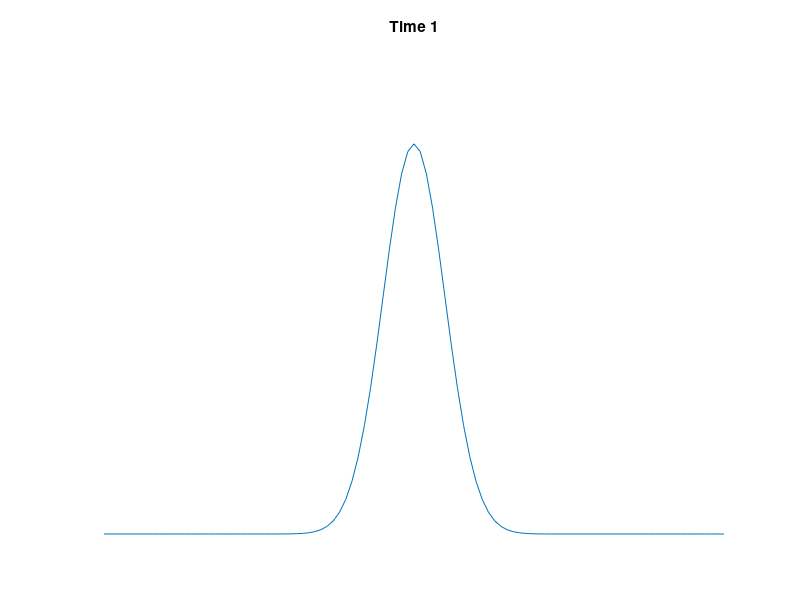
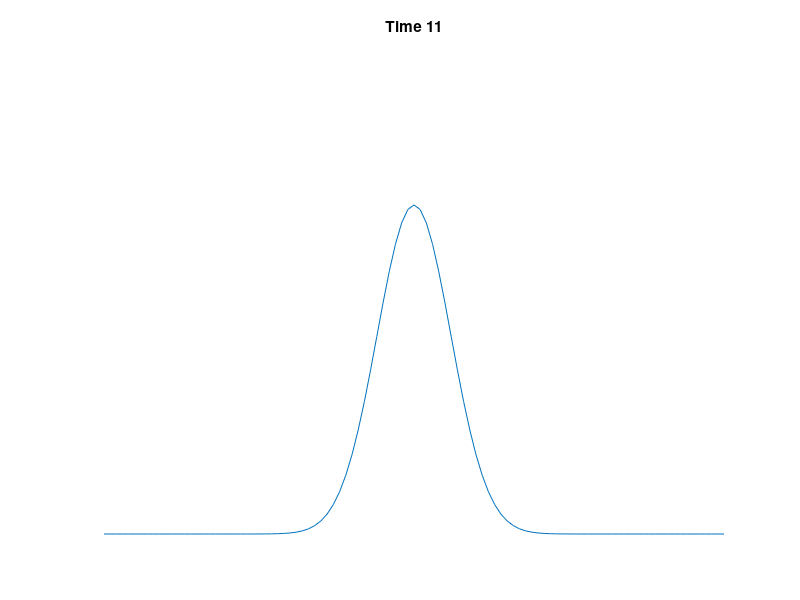
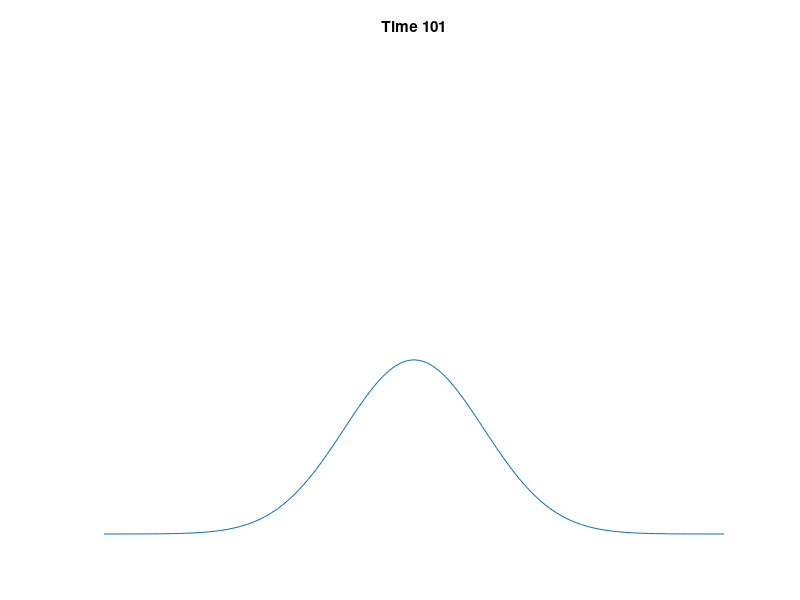
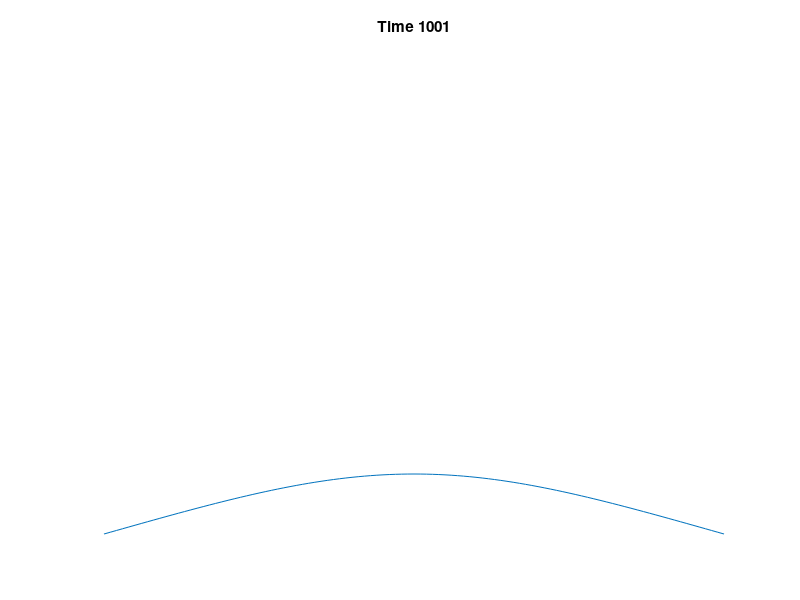

Reproduce these figures in MATLAB, in order.
numx = 101;   %number of grid points in x
numt = 2000;  %number of time steps to be iterated over 
dx = 1/(numx - 1);
dt = 0.00005;

x = 0:dx:1;   %vector of x values, to be used for plotting

C = zeros(numx,numt);   %initialize everything to zero

%specify initial conditions
t(1) = 0;      %t=0
C(1,1) = 0;    %C=0 at x=0
C(1,numx) = 0; %C=0 at x=1
mu = 0.5;
sigma = 0.05;
for i=2:numx-1
   C(i,1) = exp(-(x(i)-mu)^2/(2*sigma^2)) / sqrt(2*pi*sigma^2);
   %C(i,1) = C(i, 1) + exp(-(x(i)+mu/2)^2/(2*sigma^2)) / sqrt(2*pi*sigma^2);
end

%iterate difference equation - note that C(1,j) and C(numx,j) always remain 0
for j=1:numt
   t(j+1) = t(j) + dt;
   for i=2:numx-1
      C(i,j+1) = C(i,j) + (dt/dx^2)*(C(i+1,j) - 2*C(i,j) + C(i-1,j)); 
   end
end

ii = 1;
clf;
plot(x,C(:,1));
axis off;
xlim([0, 1]);
ylim([0, 10]);
title('Time 1');
print('-dpng', '-r100', sprintf('%i.png', ii));
clf;
ii = ii + 1;

plot(x,C(:,11));
axis off;
xlim([0, 1]);
ylim([0, 10]);
title('Time 11');
print('-dpng', '-r100', sprintf('%i.png', ii));
clf;
ii = ii + 1;

plot(x,C(:,101));
axis off;
xlim([0, 1]);
ylim([0, 10]);
title('Time 101');
print('-dpng', '-r100', sprintf('%i.png', ii));
clf;
ii = ii + 1;

plot(x,C(:,1001));
axis off;
xlim([0, 1]);
ylim([0, 10]);
title('Time 1001');
print('-dpng', '-r100', sprintf('%i.png', ii));
clf;
ii = ii + 1;

plot(x,C(:,2001));
axis off;
xlim([0, 1]);
ylim([0, 10]);
title('Time 2001');
print('-dpng', '-r100', sprintf('%i.png', ii));
clf;
ii = ii + 1;

% xlabel('x');
% ylabel('c(x,t)');
% 
% %calculate the flux at x=0 and x=1
% for j=1:numt+1
%    flux0(j) = -(C(2,j) - C(1,j))/dx;
%    flux1(j) = -(C(numx,j)-C(numx-1,j))/dx;
% end
% 
% figure(2);
% hold on;
% plot(t,flux0,'b');
% plot(t,flux1,'r');
% xlabel('t');
% ylabel('flux');
% 
% %calculate approximation to the integral of c from x=0 to x=1
% for j=1:numt+1
%    s(j) = sum(C(1:numx-1,j))*dx;
% end
% 
% %calculate the amount of C that leaves through the boundaries due to flux
% % s0 is the amount of C that leaves through x=0
% % s1 is the amount of C that leaves through x=1
% s0(1) = 0;
% s1(1) = 0;
% for j=1:numt
%    s0(j+1) = s0(j) - flux0(j)*dt;
%    s1(j+1) = s1(j) + flux1(j)*dt;
% end
% 
% figure(3);
% hold on;
% plot(t,s,'g');
% plot(t,s0+s1,'r');
% plot(t,s+s0+s1,'b');
% 
% xlabel('t');
% ylabel('c_{total}');
